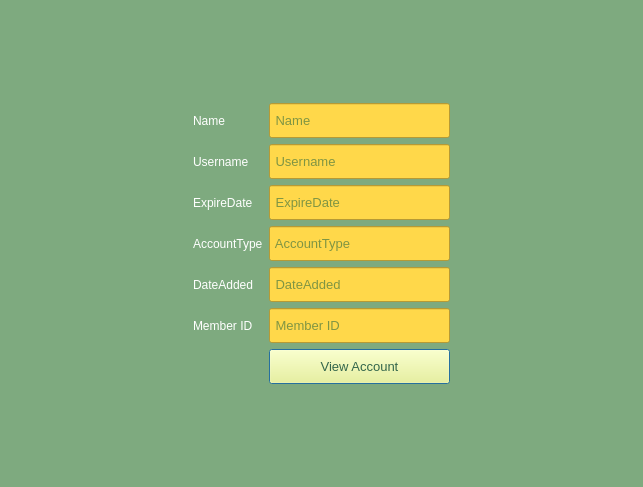
<?xml version="1.0" encoding="UTF-8"?>
<ui version="4.0">
 <class>Window_ViewAccount</class>
 <widget class="QDialog" name="Window_ViewAccount">
  <property name="geometry">
   <rect>
    <x>0</x>
    <y>0</y>
    <width>643</width>
    <height>487</height>
   </rect>
  </property>
  <property name="windowTitle">
   <string>View Account</string>
  </property>
  <property name="styleSheet">
   <string notr="true">background-color: rgb(126, 170, 127);</string>
  </property>
  <layout class="QVBoxLayout" name="verticalLayout">
   <item>
    <layout class="QGridLayout" name="gridLayout">
     <item row="2" column="2">
      <widget class="QLineEdit" name="lineEdit_Username">
       <property name="maximumSize">
        <size>
         <width>220</width>
         <height>35</height>
        </size>
       </property>
       <property name="font">
        <font>
         <family>Microsoft Sans Serif</family>
         <pointsize>10</pointsize>
        </font>
       </property>
       <property name="styleSheet">
        <string notr="true">background-color: rgb(255, 216, 74);
color: rgb(0, 81, 59);</string>
       </property>
       <property name="readOnly">
        <bool>true</bool>
       </property>
       <property name="placeholderText">
        <string> Username</string>
       </property>
      </widget>
     </item>
     <item row="8" column="2">
      <widget class="QLabel" name="label_2">
       <property name="text">
        <string/>
       </property>
      </widget>
     </item>
     <item row="1" column="0">
      <spacer name="horizontalSpacer">
       <property name="orientation">
        <enum>Qt::Horizontal</enum>
       </property>
       <property name="sizeHint" stdset="0">
        <size>
         <width>40</width>
         <height>20</height>
        </size>
       </property>
      </spacer>
     </item>
     <item row="5" column="2">
      <widget class="QLineEdit" name="lineEdit_DateAdded">
       <property name="maximumSize">
        <size>
         <width>220</width>
         <height>35</height>
        </size>
       </property>
       <property name="font">
        <font>
         <family>Microsoft Sans Serif</family>
         <pointsize>10</pointsize>
        </font>
       </property>
       <property name="styleSheet">
        <string notr="true">background-color: rgb(255, 216, 74);
color: rgb(0, 81, 59);</string>
       </property>
       <property name="readOnly">
        <bool>true</bool>
       </property>
       <property name="placeholderText">
        <string> DateAdded</string>
       </property>
      </widget>
     </item>
     <item row="0" column="2">
      <widget class="QLabel" name="label_3">
       <property name="text">
        <string/>
       </property>
       <property name="pixmap">
        <pixmap resource="image.qrc">:/img/img/view.png</pixmap>
       </property>
      </widget>
     </item>
     <item row="4" column="2">
      <widget class="QLineEdit" name="lineEdit_AccountType">
       <property name="maximumSize">
        <size>
         <width>220</width>
         <height>35</height>
        </size>
       </property>
       <property name="font">
        <font>
         <family>Microsoft Sans Serif</family>
         <pointsize>10</pointsize>
        </font>
       </property>
       <property name="styleSheet">
        <string notr="true">background-color: rgb(255, 216, 74);
color: rgb(0, 81, 59);</string>
       </property>
       <property name="placeholderText">
        <string> AccountType</string>
       </property>
      </widget>
     </item>
     <item row="1" column="3">
      <spacer name="horizontalSpacer_2">
       <property name="orientation">
        <enum>Qt::Horizontal</enum>
       </property>
       <property name="sizeHint" stdset="0">
        <size>
         <width>40</width>
         <height>20</height>
        </size>
       </property>
      </spacer>
     </item>
     <item row="6" column="2">
      <widget class="QLineEdit" name="lineEdit_MemberId">
       <property name="maximumSize">
        <size>
         <width>220</width>
         <height>35</height>
        </size>
       </property>
       <property name="font">
        <font>
         <family>Microsoft Sans Serif</family>
         <pointsize>10</pointsize>
        </font>
       </property>
       <property name="styleSheet">
        <string notr="true">background-color: rgb(255, 216, 74);
color: rgb(0, 81, 59);</string>
       </property>
       <property name="placeholderText">
        <string> Member ID</string>
       </property>
      </widget>
     </item>
     <item row="3" column="2">
      <widget class="QLineEdit" name="lineEdit_ExpireDate">
       <property name="maximumSize">
        <size>
         <width>220</width>
         <height>35</height>
        </size>
       </property>
       <property name="font">
        <font>
         <family>Microsoft Sans Serif</family>
         <pointsize>10</pointsize>
        </font>
       </property>
       <property name="styleSheet">
        <string notr="true">background-color: rgb(255, 216, 74);
color: rgb(0, 81, 59);</string>
       </property>
       <property name="readOnly">
        <bool>true</bool>
       </property>
       <property name="placeholderText">
        <string> ExpireDate</string>
       </property>
      </widget>
     </item>
     <item row="1" column="2">
      <widget class="QLineEdit" name="lineEdit_Name">
       <property name="maximumSize">
        <size>
         <width>220</width>
         <height>35</height>
        </size>
       </property>
       <property name="font">
        <font>
         <family>Microsoft Sans Serif</family>
         <pointsize>10</pointsize>
        </font>
       </property>
       <property name="styleSheet">
        <string notr="true">background-color: rgb(255, 216, 74);
color: rgb(0, 81, 59);</string>
       </property>
       <property name="readOnly">
        <bool>true</bool>
       </property>
       <property name="placeholderText">
        <string> Name       </string>
       </property>
      </widget>
     </item>
     <item row="7" column="2">
      <widget class="QPushButton" name="pushButton_ViewAccount">
       <property name="maximumSize">
        <size>
         <width>220</width>
         <height>35</height>
        </size>
       </property>
       <property name="font">
        <font>
         <family>Microsoft Sans Serif</family>
         <pointsize>10</pointsize>
        </font>
       </property>
       <property name="styleSheet">
        <string notr="true">background-color: rgba(255, 255, 127,0);
color: rgb(51, 102, 75);</string>
       </property>
       <property name="text">
        <string>View Account</string>
       </property>
       <property name="icon">
        <iconset resource="image.qrc">
         <normaloff>:/img/img/A.png</normaloff>:/img/img/A.png</iconset>
       </property>
       <property name="iconSize">
        <size>
         <width>40</width>
         <height>40</height>
        </size>
       </property>
      </widget>
     </item>
     <item row="1" column="1">
      <widget class="QLabel" name="label_Name">
       <property name="font">
        <font>
         <family>Microsoft Sans Serif</family>
        </font>
       </property>
       <property name="styleSheet">
        <string notr="true">color: rgb(255, 255, 255);</string>
       </property>
       <property name="text">
        <string>Name</string>
       </property>
      </widget>
     </item>
     <item row="2" column="1">
      <widget class="QLabel" name="label_UserName">
       <property name="font">
        <font>
         <family>Microsoft Sans Serif</family>
        </font>
       </property>
       <property name="styleSheet">
        <string notr="true">color: rgb(255, 255, 255);</string>
       </property>
       <property name="text">
        <string>Username</string>
       </property>
      </widget>
     </item>
     <item row="3" column="1">
      <widget class="QLabel" name="label_ExpireDate">
       <property name="font">
        <font>
         <family>Microsoft Sans Serif</family>
        </font>
       </property>
       <property name="styleSheet">
        <string notr="true">color: rgb(255, 255, 255);</string>
       </property>
       <property name="text">
        <string>ExpireDate</string>
       </property>
      </widget>
     </item>
     <item row="4" column="1">
      <widget class="QLabel" name="label_AccountType">
       <property name="font">
        <font>
         <family>Microsoft Sans Serif</family>
        </font>
       </property>
       <property name="styleSheet">
        <string notr="true">color: rgb(255, 255, 255);</string>
       </property>
       <property name="text">
        <string>AccountType</string>
       </property>
      </widget>
     </item>
     <item row="5" column="1">
      <widget class="QLabel" name="label_DateAdded">
       <property name="font">
        <font>
         <family>Microsoft Sans Serif</family>
        </font>
       </property>
       <property name="styleSheet">
        <string notr="true">color: rgb(255, 255, 255);</string>
       </property>
       <property name="text">
        <string>DateAdded</string>
       </property>
      </widget>
     </item>
     <item row="6" column="1">
      <widget class="QLabel" name="label_Id">
       <property name="font">
        <font>
         <family>Microsoft Sans Serif</family>
        </font>
       </property>
       <property name="styleSheet">
        <string notr="true">color: rgb(255, 255, 255);</string>
       </property>
       <property name="text">
        <string>Member ID</string>
       </property>
      </widget>
     </item>
     <item row="7" column="1">
      <widget class="QLabel" name="label_9">
       <property name="text">
        <string/>
       </property>
      </widget>
     </item>
    </layout>
   </item>
  </layout>
 </widget>
 <resources>
  <include location="image.qrc"/>
 </resources>
 <connections/>
</ui>
